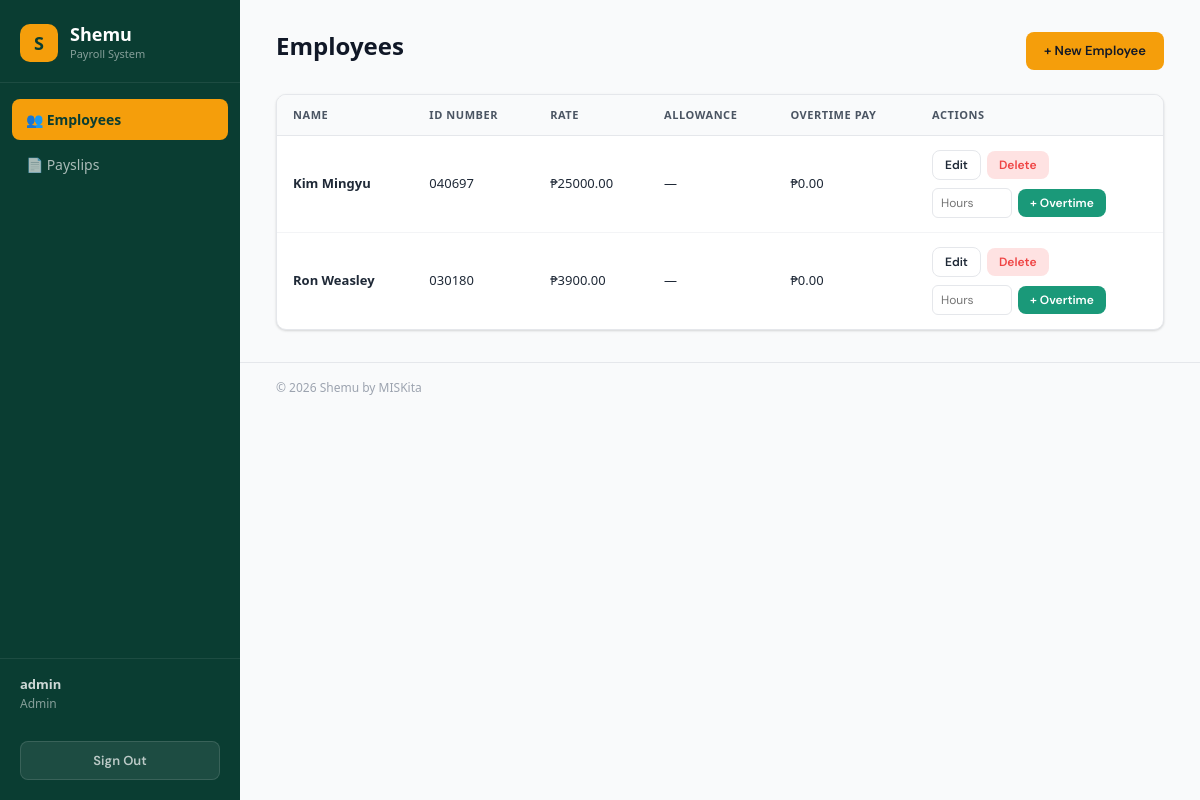
The app's page / (signed in) with its own data.
### payroll_app/models.py (models this page shows, shortened)
class Employee(models.Model):
    name         = models.CharField(max_length=200)
    id_number    = models.CharField(max_length=100, unique=True)
    rate         = models.FloatField()
    overtime_pay = models.FloatField(null=True, blank=True)
    allowance    = models.FloatField(null=True, blank=True)

### payroll_app/views.py (the view)
# urls.py: path("", views.employee_list, name="employee_list"),
@login_required
def employee_list(request):
    if not _admin_required(request):
        return redirect('payslip_list')
    employees = Employee.objects.all().order_by('name')
    return render(request, 'payroll_app/employee_list.html', {
        'employees': employees,
        'is_admin': _admin_required(request),
    })

### payroll_app/views.py (called while the page is built)
def _admin_required(request):
    return request.user.is_superuser or request.user.is_staff

### payroll_app/templates/payroll_app/employee_list.html (shortened to what this page needs)
{% extends 'payroll_app/base.html' %}
{% block content %}
<div class="page-header">
  <h1>Employees</h1>
  <a href="{% url 'employee_create' %}" class="btn btn-primary">+ New Employee</a>
</div>
<div class="page-content">
  <div class="table-wrap">
    <table>
      <thead>
        <tr>
          <th>Name</th>
          <th>ID Number</th>
          <th>Rate</th>
          <th>Allowance</th>
          <th>Overtime Pay</th>
          <th>Actions</th>
        </tr>
      </thead>
      <tbody>
        {% for emp in employees %}
        <tr>
          <td><strong>{{ emp.name }}</strong></td>
          <td>{{ emp.id_number }}</td>
          <td>₱{{ emp.rate|floatformat:2 }}</td>
          <td>{% if emp.allowance %}₱{{ emp.allowance|floatformat:2 }}{% else %}—{% endif %}</td>
          <td>₱{{ emp.overtime_pay|default:"0.00"|floatformat:2 }}</td>
          <td>
            <div class="actions-cell">
              <div class="action-row">
                <a href="{% url 'employee_update' emp.pk %}" class="btn btn-outline btn-sm">Edit</a>
                <form method="post" action="{% url 'employee_delete' emp.pk %}" style="display:inline;">
                  <button class="btn btn-danger btn-sm" type="submit"
                    onclick="return confirm('Delete {{ emp.name }}?')">Delete</button>
                </form>
              </div>
              <div class="action-row">
                <form method="post" action="{% url 'employee_overtime' emp.pk %}" style="display:flex;gap:6px;align-items:center;">
                  <input class="ot-input" type="number" name="overtime_hours" placeholder="Hours" min="0" step="0.5">
                  <button class="btn btn-teal btn-sm" type="submit">+ Overtime</button>
                </form>
              </div>
            </div>
          </td>
        </tr>
        {% empty %}
        <tr>
          <td colspan="6" style="text-align:center; color: var(--gray-400); padding: 32px;">
            No employees yet. Click <strong>+ New Employee</strong> to add one.
          </td>
        </tr>
        {% endfor %}
      </tbody>
    </table>
  </div>
</div>
{% endblock %}

### payroll_app/templates/payroll_app/base.html (shortened to what this page needs)
{% load static %}
<!DOCTYPE html>
<html lang="en">
<head>
  <link href="https://cdn.jsdelivr.net/npm/bootstrap@5.3.0/dist/css/bootstrap.min.css" rel="stylesheet">
  <link rel="stylesheet" href="{% static 'payroll_app/css/style.css' %}">
</head>
<body>
<div class="layout">
  <aside class="sidebar">
    <div class="sidebar-brand">
      <div class="brand-logo">S</div>
      <div>
        <h1>Shemu</h1>
        <p>Payroll System</p>
      </div>
    </div>
    <nav class="sidebar-nav">
      {% if is_admin %}
      <a href="{% url 'employee_list' %}"
         class="{% if request.resolver_match.url_name == 'employee_list' or request.resolver_match.url_name == 'employee_create' or request.resolver_match.url_name == 'employee_update' %}active{% endif %}">
        👥 Employees
      </a>
      {% endif %}
      <a href="{% url 'payslip_list' %}"
         class="{% if request.resolver_match.url_name == 'payslip_list' or request.resolver_match.url_name == 'payslip_view' %}active{% endif %}">
        📄 Payslips
      </a>
    </nav>
    {% if user.is_authenticated %}
    <div class="sidebar-user">
      <strong>{{ user.username }}</strong>
      {% if is_admin %}Admin{% else %}Employee{% endif %}
    </div>
    {% endif %}
    <form method="post" action="{% url 'logout' %}" class="sidebar-logout">
      <button type="submit">Sign Out</button>
    </form>
  </aside>
  <main class="main">
    <section class="content-body">
      {% block content %}{% endblock %}
    </section>
    <footer class="site-footer">© 2026 Shemu by MISKita</footer>
  </main>
</div>
</body>
</html>

### records on screen
Employee: name "Kim Mingyu", id_number "040697", rate "25000.00", overtime_pay "0.00"
Employee: name "Ron Weasley", id_number "030180", rate "3900.00", overtime_pay "0.00"

### other values on screen
{{ user.username }} "admin"
